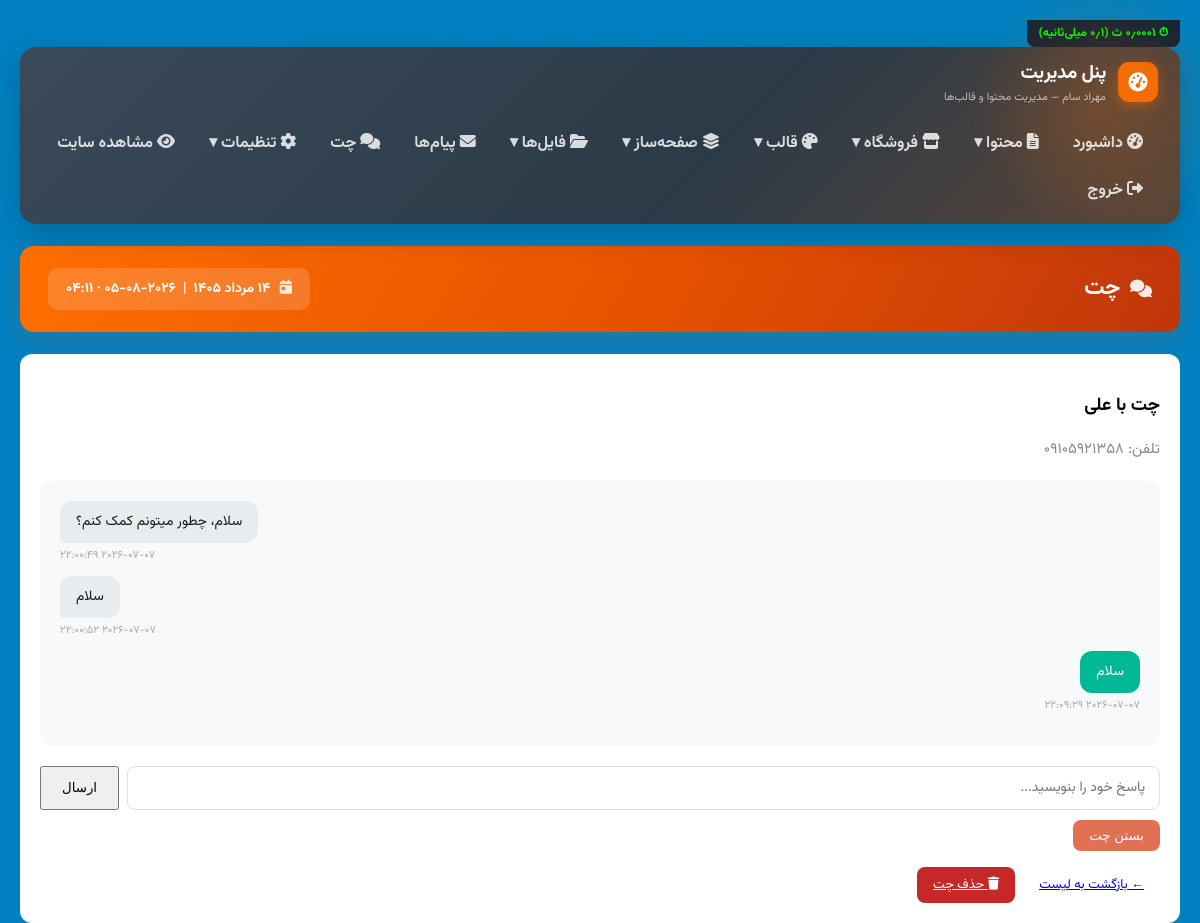
/mod/chat_view/5 (signed in), run on the app's committed database.
### tables this page shows
CREATE TABLE `chat_messages` (
  `id` int(11) NOT NULL AUTO_INCREMENT,
  `session_id` int(11) NOT NULL,
  `sender_type` enum('user','admin') NOT NULL,
  `message` text NOT NULL,
  `created_at` timestamp NULL DEFAULT CURRENT_TIMESTAMP,
  PRIMARY KEY (`id`),
  KEY `idx_session` (`session_id`),
  KEY `idx_created` (`created_at`),
  CONSTRAINT `chat_messages_ibfk_1` FOREIGN KEY (`session_id`) REFERENCES `chat_sessions` (`id`) ON DELETE CASCADE
);

### mohtava/gheychat/chat-model.php (called while the page is built, shortened)
<?php
function chat_get_session($id) {
    $bank = new Bank();
    $conn = $bank->getConnection();
    $stmt = $conn->prepare("SELECT * FROM chat_sessions WHERE id = ? LIMIT 1");
    $stmt->bind_param("i", $id);
    $stmt->execute();
    $result = $stmt->get_result();
    $session = $result->fetch_assoc();
    return $session;
}
function chat_get_all_messages($session_id) {
    $bank = new Bank();
    $conn = $bank->getConnection();
    $stmt = $conn->prepare("SELECT * FROM chat_messages WHERE session_id = ? ORDER BY id ASC");
    $stmt->bind_param("i", $session_id);
    $stmt->execute();
    $result = $stmt->get_result();
    $messages = [];
    while ($row = $result->fetch_assoc()) $messages[] = $row;
    return $messages;
}

### ghaleb/ghmod/gheychat/admin-chat-view.php (the view, shortened to what this page needs)
<?php $last_msg_id = !empty($chat_messages) ? end($chat_messages)['id'] : 0; ?>
<h3>چت با <?= htmlspecialchars($chat_session['user_name']) ?></h3>
<p style="color:#888;margin-bottom:20px;">تلفن: <?= htmlspecialchars($chat_session['user_phone']) ?></p>
<div id="chat-msg-container" style="background:#f8f9fa;border-radius:12px;padding:20px;margin-bottom:20px;max-height:400px;overflow-y:auto;" data-last-id="<?= $last_msg_id ?>">
    <?php if (!empty($chat_messages)): ?>
    <?php foreach ($chat_messages as $m): ?>
    <div class="chat-msg" data-id="<?= $m['id'] ?>">
        <div style="margin-bottom:12px;display:flex;flex-direction:column;align-items:<?= $m['sender_type'] === 'admin' ? 'flex-start' : 'flex-end' ?>;">
            <div style="background:<?= $m['sender_type'] === 'admin' ? '#00B894' : '#e9ecef' ?>;color:<?= $m['sender_type'] === 'admin' ? '#fff' : '#1a1a1a' ?>;padding:10px 16px;border-radius:12px;max-width:70%;font-size:14px;<?= $m['sender_type'] === 'admin' ? '' : 'border-bottom-left-radius:4px' ?>;">
                <?= htmlspecialchars($m['message']) ?>
            </div>
            <small style="font-size:11px;color:#aaa;margin-top:4px;"><?= $m['created_at'] ?></small>
        </div>
    </div>
    <?php endforeach; ?>
    <?php else: ?>
    <p id="chat-empty-msg">پیامی وجود ندارد.</p>
    <?php endif; ?>
</div>
<?php if ($chat_session['status'] !== 'closed'): ?>
<form method="post" action="<?= BASE_URL ?>mod/chat_reply/<?= $chat_session['id'] ?>" style="display:flex;gap:8px;">
    <input type="text" name="message" placeholder="پاسخ خود را بنویسید..." required style="flex:1;padding:10px 14px;border:1.5px solid #e0e0e0;border-radius:8px;font-family:inherit;font-size:14px;">
    <button type="submit" class="dakmeh dakmeh-asli" style="padding:10px 20px;">ارسال</button>
</form>
<form method="post" action="<?= BASE_URL ?>mod/chat_close/<?= $chat_session['id'] ?>" style="margin-top:10px;">
    <button type="submit" class="dakmeh" style="background:#e17055;color:#fff;border:none;padding:8px 16px;border-radius:8px;cursor:pointer;" onclick="return confirm('بستن چت؟')">بستن چت</button>
</form>
<?php else: ?>
<p style="color:#888;">این چت بسته شده است.</p>
<?php endif; ?>
<div style="margin-top:16px;display:flex;gap:8px;">
    <a href="<?= BASE_URL ?>mod/chat" class="dakmeh dakmeh-khali" style="padding:8px 16px;font-size:13px;">← بازگشت به لیست</a>
    <a href="<?= BASE_URL ?>mod/chat_delete/<?= $chat_session['id'] ?>" class="dakmeh" style="background:#c62828;color:#fff;padding:8px 16px;font-size:13px;border:none;border-radius:8px;cursor:pointer;" onclick="return confirm('کل این چت برای همیشه حذف شود؟')"><i class="fa-solid fa-trash"></i> حذف چت</a>
</div>

### data on the page
chat_messages: message "سلام، چطور میتونم کمک کنم؟", created_at "۲۰۲۶-۰۷-۰۷ ۲۲:۰۰:۴۹"
chat_messages: message "سلام", created_at "۲۰۲۶-۰۷-۰۷ ۲۲:۰۰:۵۲"
chat_messages: message "سلام", created_at "۲۰۲۶-۰۷-۰۷ ۲۲:۰۹:۲۹"

### other printed values
$item['label'] "داشبورد"
$item['label'] "محتوا"
$item['label'] "فروشگاه"
$item['label'] "قالب"
$item['label'] "صفحه‌ساز"
$item['label'] "فایل‌ها"
$item['label'] "پیام‌ها"
$item['label'] "چت"
$item['label'] "تنظیمات"
$item['label'] "مشاهده سایت"
$item['label'] "خروج"
$pb_name "چت"
$chat_session['user_name'] "علی"
$chat_session['user_phone'] "۰۹۱۰۵۹۲۱۳۵۸"
